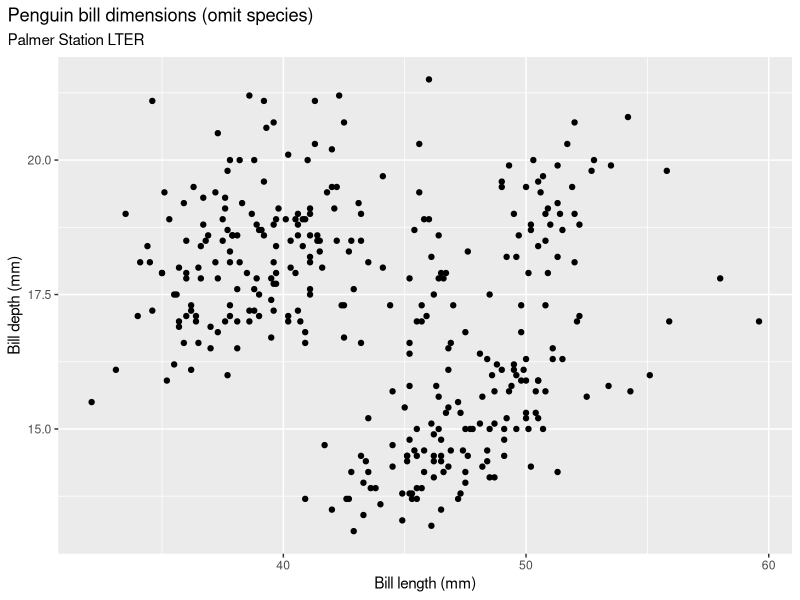

Recreate this plot in R.
## ---- chunk 1
#| label: load-packages
#| include: true
#| message: false

library(tidyverse)
library(palmerpenguins)
## ---- chunk 2
#| echo: false
#| message: false

ggplot(data = penguins,
                         aes(x = bill_length_mm,
                             y = bill_depth_mm)) +
  geom_point() +
  scale_color_manual(values = c("darkorange","purple","cyan4")) +
  labs(title = "Penguin bill dimensions (omit species)",
       subtitle = "Palmer Station LTER",
       x = "Bill length (mm)",
       y = "Bill depth (mm)") +
  theme(plot.title.position = "plot",
        plot.caption = element_text(hjust = 0, face= "italic"),
        plot.caption.position = "plot")
